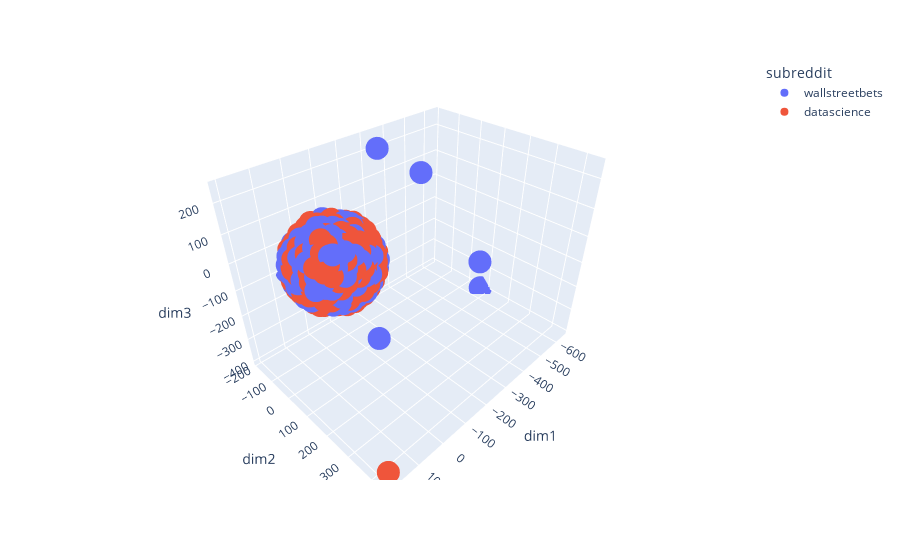

Here is the notebook cell this chart was saved with:
### Code cell
tsne_viz_3d_interactive_with_index(df2, 4, stop='english')

### Figure 1 — Plotly figure (JSON) as saved in the notebook; plotly's stock layout.template omitted (floating-point values rounded to 4 significant figures; data arrays with more than 128 entries replaced by an {"elided": "..."} marker saying what was removed)
{"data": [{"customdata": {"elided": "735x1 int values"}, "hovertemplate": "subreddit=wallstreetbets<br>dim1=%{x}<br>dim2=%{y}<br>dim3=%{z}<br>index=%{customdata[0]}<extra></extra>", "legendgroup": "wallstreetbets", "marker": {"color": "#636efa", "symbol": "circle"}, "mode": "markers", "name": "wallstreetbets", "scene": "scene", "showlegend": true, "type": "scatter3d", "x": {"elided": "735 float values"}, "y": {"elided": "735 float values"}, "z": {"elided": "735 float values"}}, {"customdata": {"elided": "856x1 int values"}, "hovertemplate": "subreddit=datascience<br>dim1=%{x}<br>dim2=%{y}<br>dim3=%{z}<br>index=%{customdata[0]}<extra></extra>", "legendgroup": "datascience", "marker": {"color": "#EF553B", "symbol": "circle"}, "mode": "markers", "name": "datascience", "scene": "scene", "showlegend": true, "type": "scatter3d", "x": {"elided": "856 float values"}, "y": {"elided": "856 float values"}, "z": {"elided": "856 float values"}}], "layout": {"legend": {"title": {"text": "subreddit"}, "tracegroupgap": 0}, "margin": {"t": 60}, "scene": {"domain": {"x": [0, 1], "y": [0, 1]}, "xaxis": {"title": {"text": "dim1"}}, "yaxis": {"title": {"text": "dim2"}}, "zaxis": {"title": {"text": "dim3"}}}}}
